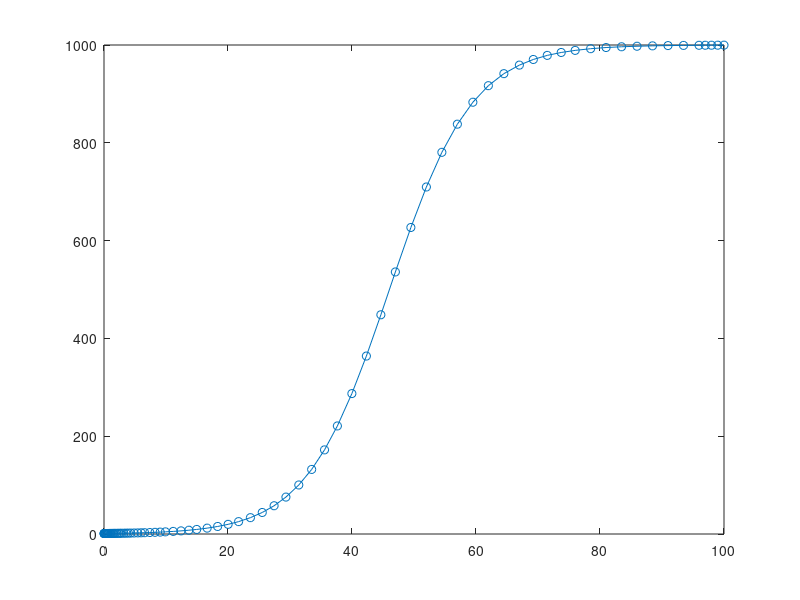

This figure's MATLAB source:
f = @(t,x,r,K) r*x*(1-x/K);

START = 0; END = 100;

r = 0.15;
K = 1000;

 [t,y] = ode45(f, [START END], 1,odeset,r,K);

 plot(t, y,'-o');


